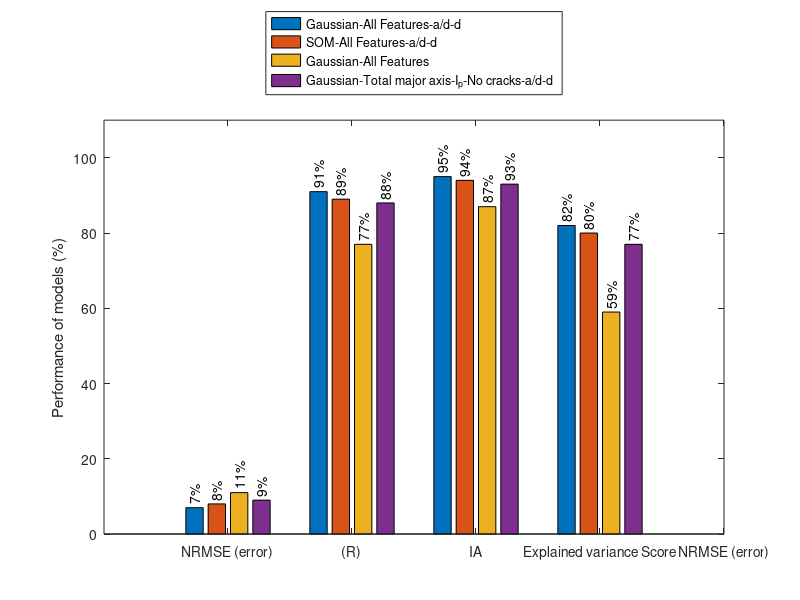

The MATLAB source for this figure: (Note: this script raises an error after producing the figure.)
clear all,clc
close all
% data set 1
data = 100*[ 0.07 ,0.08  , 0.11 , 0.09 ;  0.91 , 0.89 ,0.77  ,0.88  ; 0.95 ,0.94 ,0.87 , 0.93 ; 0.82 , 0.8 , 0.59 , 0.77 ];



fH = gcf; colormap(jet(4));
Labels = {'NRMSE (error)', '(R)', 'IA','Explained variance Score'};
set(gca, 'XTick', 1:4, 'XTickLabel', Labels);
h=bar(data);
ylabel('Performance of models (%)')
ybuff=1;

for i=1:length(h)
    XDATA=get(get(h(i),'Children'),'XData');
    YDATA=get(get(h(i),'Children'),'YData');
    for j=1:size(XDATA,2)
        x=XDATA(1,j)+(XDATA(3,j)-XDATA(1,j))/2;
        y=YDATA(2,j)+ybuff;
        t=[num2str(YDATA(2,j),3), '%' ];
        text(x,y,t,'Color','k','HorizontalAlignment','left','Rotation',90)
    end
end
legend('Gaussian-All Features-a/d-d','SOM-All Features-a/d-d','Gaussian-All Features','Gaussian-Total major axis-I_{p}-No cracks-a/d-d','Location','NorthOutside')
set(gca, 'XTick', 1:5, 'XTickLabel', Labels);

ylim([0 110])
applyhatch_pluscolor(fH,'//cc', 0, [0 1 0 1], jet(4))


% applyhatch_pluscolor(gcf,'|-.+\',0,[1 1 0 1 0 ],cool(5),200,3,2)
% legend('baseline','SVM using Wavelet feat','SVM using Geometrical feat','J48 using Geometrical feat','SVM+J48 Geometrical feat','Position','bestoutside')
print('Performance_LOOCV_Vaci','-dpng', '-r1000');

%% Data set 2
clear all,clc
close all
% data set 1

% data2 = 100*[ 0.33, 0.37, 0.39,0.36 ,0.45  ,0.28 , 0.29,0.28 , 0.32, 0.35;0.9 ,0.86 ,0.86 ,0.9 , 0.87 ,0.91 ,0.9 ,0.91 ,0.9 ,0.88 ;0.94 ,0.92 ,0.92 ,0.94 ,0.92  ,0.95 , 0.94,0.95 ,0.94 ,0.93 ; 0.81,0.72 , 0.72,0.77 ,0.66  ,0.83 ,0.81 ,0.82 , 0.8,0.77];
data = 100*[ 0.14 , 0.14 ,0.15  , 0.14 ;  0.84 ,0.85  , 0.82 , 0.84 ; 0.91 , 0.92 ,0.9 , 0.91 ; 0.7 ,0.72  ,0.66  , 0.7 ];



fH = gcf; colormap(jet(4));
Labels = {'NRMSE (error)', '(R)', 'IA','Explained variance Score'};
set(gca, 'XTick', 1:4, 'XTickLabel', Labels);
h=bar(data);
ylabel('Performance of models (%)')
ybuff=1;

for i=1:length(h)
    XDATA=get(get(h(i),'Children'),'XData');
    YDATA=get(get(h(i),'Children'),'YData');
    for j=1:size(XDATA,2)
        x=XDATA(1,j)+(XDATA(3,j)-XDATA(1,j))/2;
        y=YDATA(2,j)+ybuff;
        t=[num2str(YDATA(2,j),3), '%' ];
        text(x,y,t,'Color','k','HorizontalAlignment','left','Rotation',90)
    end
end
legend('Gaussian-All Features-a/d-d','SOM-All Features-a/d-d','Gaussian-All Features','SOM-Total major axis-I_{p}-a/d-d','Location','NorthOutside')
set(gca, 'XTick', 1:5, 'XTickLabel', Labels);

ylim([0 110])
applyhatch_pluscolor(fH,'//cc', 0, [0 1 0 1], jet(4))

% applyhatch_pluscolor(gcf,'|-.+\',0,[1 1 0 1 0 ],cool(5),200,3,2)
% legend('baseline','SVM using Wavelet feat','SVM using Geometrical feat','J48 using Geometrical feat','SVM+J48 Geometrical feat','Position','bestoutside')
print('Performance_LOOCV_FR','-dpng', '-r1000');

%% paper figure 3

clear all,clc
close all
% data set 1

% data2 = 100*[ 0.33, 0.37, 0.39,0.36 ,0.45  ,0.28 , 0.29,0.28 , 0.32, 0.35;0.9 ,0.86 ,0.86 ,0.9 , 0.87 ,0.91 ,0.9 ,0.91 ,0.9 ,0.88 ;0.94 ,0.92 ,0.92 ,0.94 ,0.92  ,0.95 , 0.94,0.95 ,0.94 ,0.93 ; 0.81,0.72 , 0.72,0.77 ,0.66  ,0.83 ,0.81 ,0.82 , 0.8,0.77];
data = 100*[ 0.09 ,0.04  , 0.1 , 0.06 ; 0.39  ,0.94  , 0.34 , 0.8 ; 0.59 ,0.96  ,0.56 , 0.89 ; 0.06 , 0.82 , 0 , 0.56 ];



fH = gcf; colormap(jet(4));
Labels = {'NRMSE (error)', '(R)', 'IA','Explained variance Score'};
set(gca, 'XTick', 1:4, 'XTickLabel', Labels);
h=bar(data);
ylabel('Performance of models (%)')
ybuff=1;

for i=1:length(h)
    XDATA=get(get(h(i),'Children'),'XData');
    YDATA=get(get(h(i),'Children'),'YData');
    for j=1:size(XDATA,2)
        x=XDATA(1,j)+(XDATA(3,j)-XDATA(1,j))/2;
        y=YDATA(2,j)+ybuff;
        t=[num2str(YDATA(2,j),3), '%' ];
        text(x,y,t,'Color','k','HorizontalAlignment','left','Rotation',90)
    end
end
legend('Direct-Gaussian-All Features-a/d-d','Indirect-Gaussian-All Features-a/d-d','Direct-Gaussian-Total major axis-I_{p}-No cracks-a/d-d','Indirect-Gaussian-Total major axis-I_{p}-No cracks-a/d-d','Location','NorthOutside')
set(gca, 'XTick', 1:5, 'XTickLabel', Labels);

ylim([0 110])
applyhatch_pluscolor(fH,'//cc', 0, [0 1 0 1], jet(4))

% applyhatch_pluscolor(gcf,'|-.+\',0,[1 1 0 1 0 ],cool(5),200,3,2)
% legend('baseline','SVM using Wavelet feat','SVM using Geometrical feat','J48 using Geometrical feat','SVM+J48 Geometrical feat','Position','bestoutside')
print('Performance_LOOCV_M','-dpng', '-r1000');
